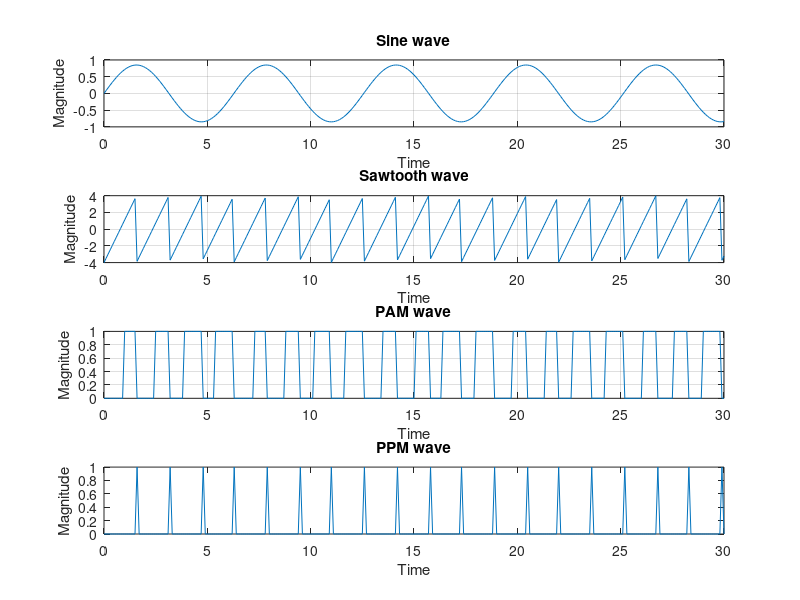
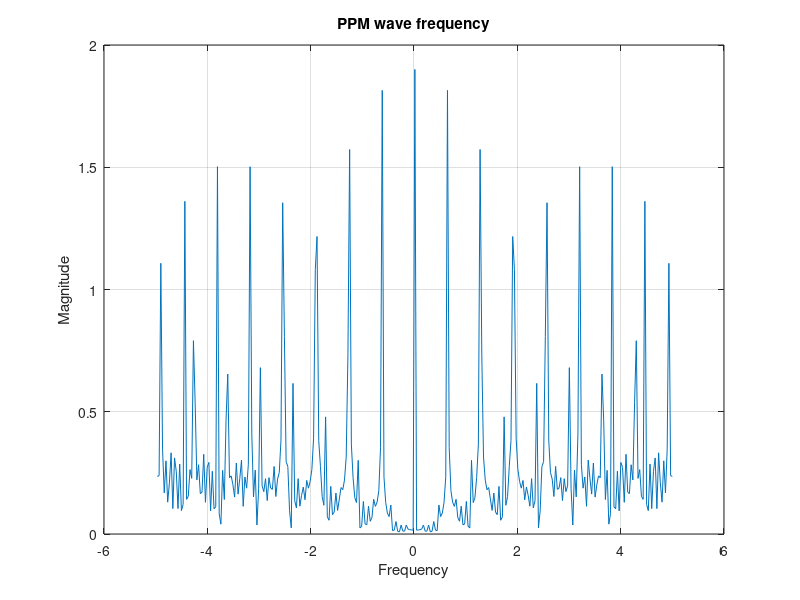

Recreate these plots in MATLAB, in order.
ts = 0.1;
tmax = 30;
Am = 0.85;
Ac = 4;
t = 0:ts:tmax;
x = Am*sin(t);
figure(1)
subplot(4,1,1)
plot(t,x)
xlabel('Time')
ylabel('Magnitude')
title('Sine wave')

grid on;
y = Ac*sawtooth(4*t);
subplot(4,1,2)
plot(t,y)
xlabel('Time')
ylabel('Magnitude')
title('Sawtooth wave')

grid on;
pwm = [];
for i=1:(tmax/ts)+1
    if(y(i)>x(i))
        pwm(i) = 1;
    else
        pwm(i) = 0;
    end
end
subplot(4,1,3)
plot(t,pwm)
xlabel('Time')
ylabel('Magnitude')
title('PAM wave')

grid on;
temp = [];
temp = diff(-pwm);
ppm = [];
if(pwm(1)>0)
    ppm(1) = pwm(1);
else
    ppm(1) = 0;
end
for i=2:(tmax/ts)+1
    if(temp(i-1)>=0)
        ppm(i) = temp(i-1);
    else
        ppm(i) = 0;
    end
end

subplot(4,1,4)
plot(t,ppm)
xlabel('Time')
ylabel('Magnitude')
title('PPM wave')

fs = 1/ts;
freq1 = ts*fftshift(abs(fft(pwm)));
f = ((-fs/2)+fs/length(freq1)):fs/length(freq1):fs/2;

figure(2)
freq2 = ts*fftshift(abs(fft(ppm)));
plot(f,freq2)
xlabel('Frequency')
ylabel('Magnitude')
title('PPM wave frequency')
grid on;